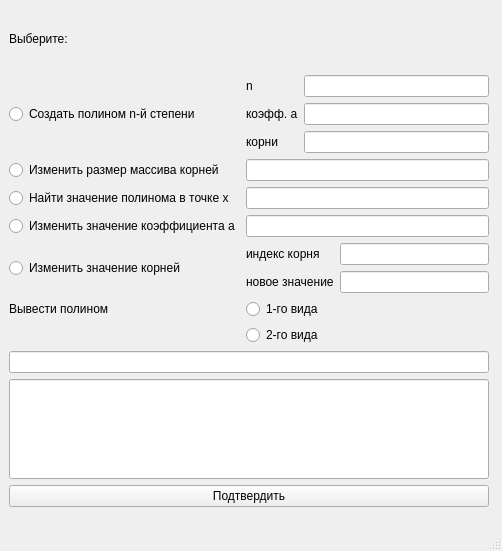
<?xml version="1.0" encoding="UTF-8"?>
<ui version="4.0">
 <class>MainWindow</class>
 <widget class="QMainWindow" name="MainWindow">
  <property name="geometry">
   <rect>
    <x>0</x>
    <y>0</y>
    <width>502</width>
    <height>551</height>
   </rect>
  </property>
  <property name="windowTitle">
   <string>MainWindow</string>
  </property>
  <widget class="QWidget" name="centralwidget">
   <widget class="QWidget" name="">
    <property name="geometry">
     <rect>
      <x>9</x>
      <y>9</y>
      <width>480</width>
      <height>498</height>
     </rect>
    </property>
    <layout class="QVBoxLayout" name="verticalLayout_5">
     <item>
      <layout class="QGridLayout" name="gridLayout">
       <item row="2" column="0">
        <widget class="QRadioButton" name="resize_cof">
         <property name="text">
          <string>Изменить размер массива корней</string>
         </property>
        </widget>
       </item>
       <item row="6" column="0">
        <widget class="QLabel" name="label_2">
         <property name="text">
          <string>Вывести полином</string>
         </property>
        </widget>
       </item>
       <item row="5" column="0">
        <widget class="QRadioButton" name="change_roots">
         <property name="text">
          <string>Изменить значение корней </string>
         </property>
        </widget>
       </item>
       <item row="7" column="1">
        <widget class="QRadioButton" name="polynom_2">
         <property name="text">
          <string>2-го вида</string>
         </property>
        </widget>
       </item>
       <item row="0" column="0">
        <widget class="QLabel" name="label">
         <property name="text">
          <string>Выберите:</string>
         </property>
        </widget>
       </item>
       <item row="3" column="0">
        <widget class="QRadioButton" name="polynom_x">
         <property name="text">
          <string>Найти значение полинома в точке х</string>
         </property>
        </widget>
       </item>
       <item row="6" column="1">
        <widget class="QRadioButton" name="polynom_1">
         <property name="text">
          <string>1-го вида</string>
         </property>
        </widget>
       </item>
       <item row="5" column="1">
        <layout class="QHBoxLayout" name="horizontalLayout_2">
         <item>
          <layout class="QVBoxLayout" name="verticalLayout_4">
           <item>
            <widget class="QLabel" name="label_6">
             <property name="text">
              <string>индекс корня</string>
             </property>
            </widget>
           </item>
           <item>
            <widget class="QLabel" name="label_7">
             <property name="text">
              <string>новое значение</string>
             </property>
            </widget>
           </item>
          </layout>
         </item>
         <item>
          <layout class="QVBoxLayout" name="verticalLayout_3">
           <item>
            <widget class="QLineEdit" name="line_index_root"/>
           </item>
           <item>
            <widget class="QLineEdit" name="line_value"/>
           </item>
          </layout>
         </item>
        </layout>
       </item>
       <item row="1" column="1">
        <layout class="QHBoxLayout" name="horizontalLayout">
         <item>
          <layout class="QVBoxLayout" name="verticalLayout_2">
           <item>
            <widget class="QLabel" name="label_3">
             <property name="text">
              <string>n</string>
             </property>
            </widget>
           </item>
           <item>
            <widget class="QLabel" name="label_4">
             <property name="text">
              <string>коэфф. a</string>
             </property>
            </widget>
           </item>
           <item>
            <widget class="QLabel" name="label_5">
             <property name="text">
              <string>корни</string>
             </property>
            </widget>
           </item>
          </layout>
         </item>
         <item>
          <layout class="QVBoxLayout" name="verticalLayout">
           <item>
            <widget class="QLineEdit" name="line_counter"/>
           </item>
           <item>
            <widget class="QLineEdit" name="line_cof_a"/>
           </item>
           <item>
            <widget class="QLineEdit" name="line_root"/>
           </item>
          </layout>
         </item>
        </layout>
       </item>
       <item row="4" column="0">
        <widget class="QRadioButton" name="change_cof_a">
         <property name="text">
          <string>Изменить значение коэффициента а</string>
         </property>
        </widget>
       </item>
       <item row="1" column="0">
        <widget class="QRadioButton" name="polynom_n">
         <property name="text">
          <string>Создать полином n-й степени</string>
         </property>
        </widget>
       </item>
       <item row="2" column="1">
        <widget class="QLineEdit" name="line_size"/>
       </item>
       <item row="3" column="1">
        <widget class="QLineEdit" name="line_x"/>
       </item>
       <item row="4" column="1">
        <widget class="QLineEdit" name="line_cof_a_2"/>
       </item>
      </layout>
     </item>
     <item>
      <widget class="QLineEdit" name="text"/>
     </item>
     <item>
      <widget class="QLineEdit" name="lineEdit">
       <property name="enabled">
        <bool>true</bool>
       </property>
       <property name="minimumSize">
        <size>
         <width>20</width>
         <height>100</height>
        </size>
       </property>
      </widget>
     </item>
     <item>
      <widget class="QPushButton" name="pushButton">
       <property name="text">
        <string>Подтвердить</string>
       </property>
      </widget>
     </item>
    </layout>
   </widget>
  </widget>
  <widget class="QMenuBar" name="menubar">
   <property name="geometry">
    <rect>
     <x>0</x>
     <y>0</y>
     <width>502</width>
     <height>21</height>
    </rect>
   </property>
  </widget>
  <widget class="QStatusBar" name="statusbar"/>
 </widget>
 <resources/>
 <connections/>
</ui>
